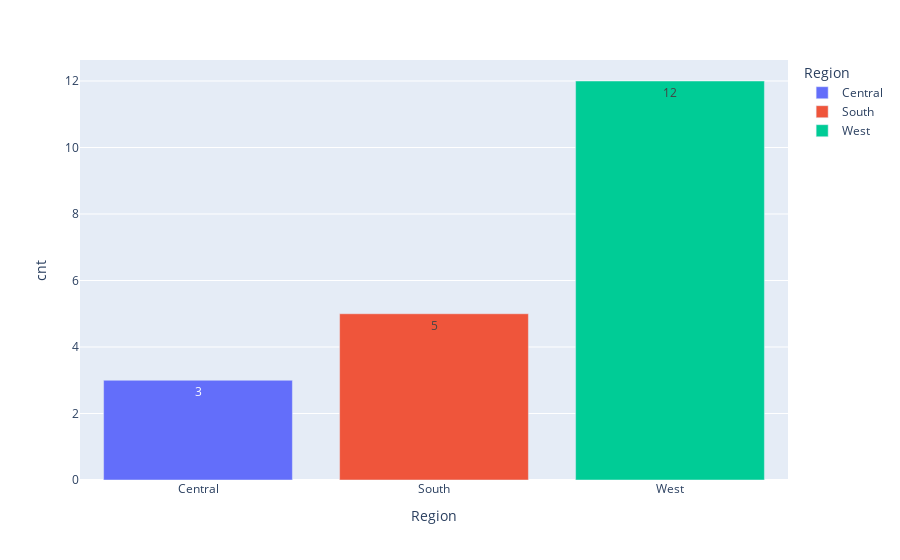

The notebook cell this image was saved under:
### Code cell
try:
    fig = px.bar(region_wise_df, x='Region', y='cnt', color='Region', text='cnt')
    fig.show()
    logger.info("Successfully created.")
except Exception as e:
    logger.error(f"Error while creating the bar chart: {e}")

### Figure 1 — Plotly figure (JSON) as saved in the notebook; plotly's stock layout.template omitted (floating-point values rounded to 4 significant figures)
{"data": [{"alignmentgroup": "True", "hovertemplate": "Region=%{x}<br>cnt=%{text}<extra></extra>", "legendgroup": "Central", "marker": {"color": "#636efa", "pattern": {"shape": ""}}, "name": "Central", "offsetgroup": "Central", "orientation": "v", "showlegend": true, "text": [3], "textposition": "auto", "type": "bar", "x": ["Central"], "xaxis": "x", "y": [3], "yaxis": "y"}, {"alignmentgroup": "True", "hovertemplate": "Region=%{x}<br>cnt=%{text}<extra></extra>", "legendgroup": "South", "marker": {"color": "#EF553B", "pattern": {"shape": ""}}, "name": "South", "offsetgroup": "South", "orientation": "v", "showlegend": true, "text": [5], "textposition": "auto", "type": "bar", "x": ["South"], "xaxis": "x", "y": [5], "yaxis": "y"}, {"alignmentgroup": "True", "hovertemplate": "Region=%{x}<br>cnt=%{text}<extra></extra>", "legendgroup": "West", "marker": {"color": "#00cc96", "pattern": {"shape": ""}}, "name": "West", "offsetgroup": "West", "orientation": "v", "showlegend": true, "text": [12], "textposition": "auto", "type": "bar", "x": ["West"], "xaxis": "x", "y": [12], "yaxis": "y"}], "layout": {"autosize": true, "barmode": "relative", "legend": {"title": {"text": "Region"}, "tracegroupgap": 0}, "margin": {"t": 60}, "xaxis": {"anchor": "y", "autorange": true, "categoryarray": ["Central", "South", "West"], "categoryorder": "array", "domain": [0, 1], "range": [-0.5, 2.5], "title": {"text": "Region"}, "type": "category"}, "yaxis": {"anchor": "x", "autorange": true, "domain": [0, 1], "range": [0, 12.63], "title": {"text": "cnt"}, "type": "linear"}}}
